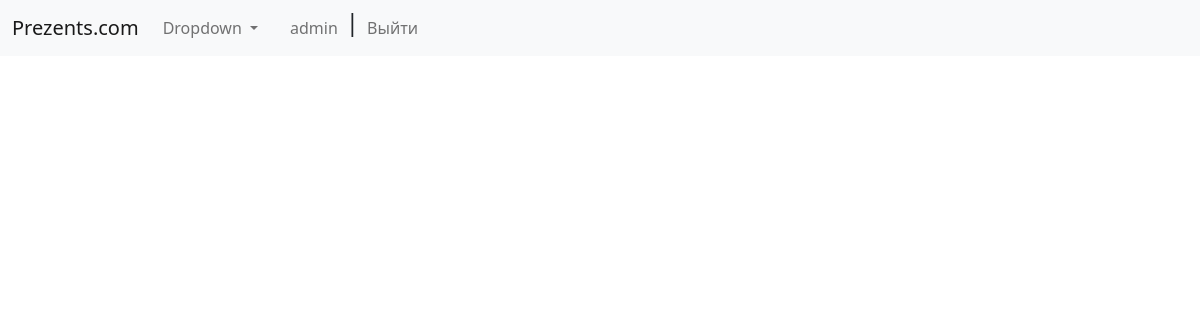
The app's page /prezents/my_files/ (signed in), older data.
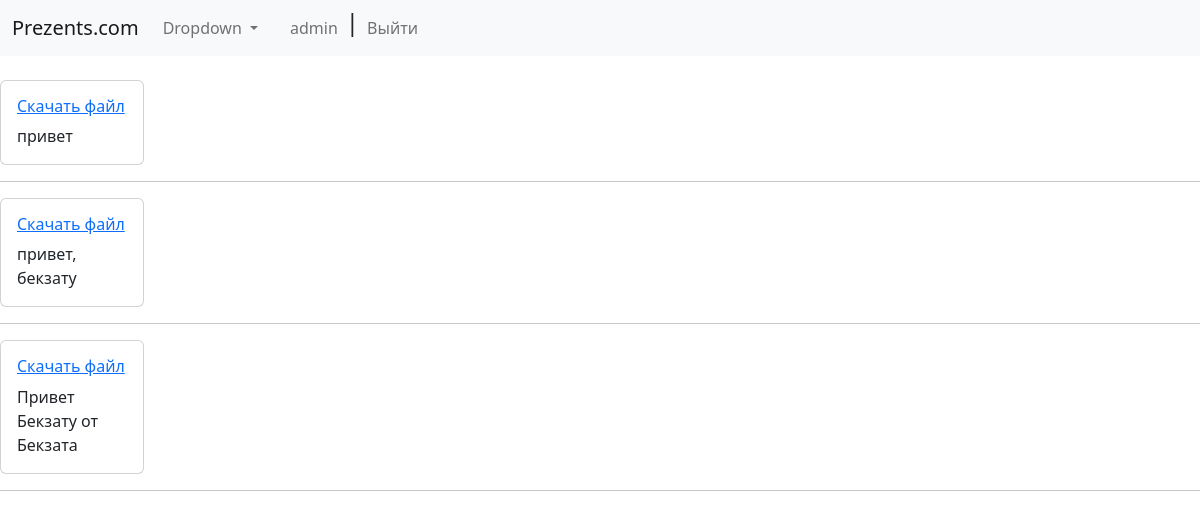
The same page, newer data.
### user_profile/models.py (models this page shows, shortened)
class Files(models.Model):
    user = models.ForeignKey(User, on_delete=models.CASCADE)
    title = models.CharField(max_length=150)
    file = models.FileField(upload_to='my_files/')
    class Meta:
        verbose_name = 'Файл'
        verbose_name_plural = 'Файлы'

### prezents/views.py (the view)
# urls.py: path('my_files/', views.my_files, name='my_files'),
def my_files(request):
    files = Files.objects.filter(user=request.user)
    return render(request,
        template_name='prezents/my_files.html',
        context={'files': files})

### users/models.py (called while the page is built)
    def __str__(self) -> str:
        return self.username

### templates/prezents/my_files.html
{% extends 'base.html' %}
    {% block content %}
    <br>
        {% for file in files %}
            <div class="card" style="width: 9rem;">
                <div class="card-body">
                    <h6 class="card-title"><a href="{{ file.file.url }}">Скачать файл</a></h6>
                    <p class="card-text">{{ file.title }}</p>
                </div>
            </div>
            <hr>
            {% endfor %}
{% endblock %}

Row changes from the older to the newer data that the page shows:
added Files: title "привет"
added Files: title "привет, бекзату"
added Files: title "Привет Бекзату от Бекзата"
